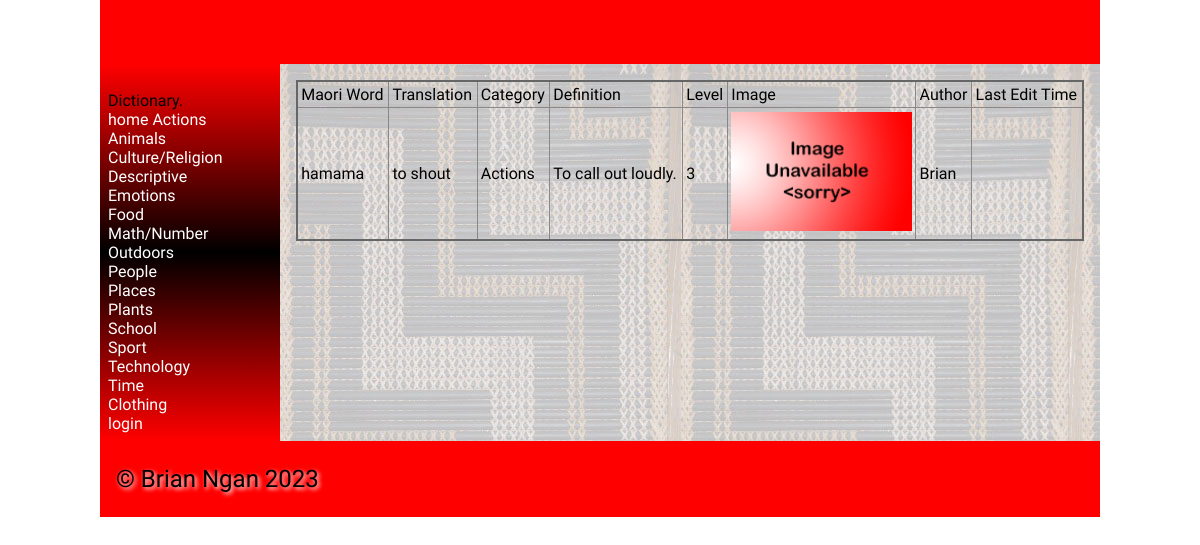
The page /worddisplay/1208 on the database its author committed.
### tables this page shows
CREATE TABLE categories
(
    id       integer
        primary key autoincrement,
    category varchar(30)
);

CREATE TABLE "vocab_list"
(
    id                  integer
        primary key autoincrement,
    maori_word          varchar default 30,
    english_translation varchar default 30,
    category            integer,
    definition          varchar default 500,
    level               integer,
    image               varchar(60),
    author              integer,
    last_edit_time      varchar(50)
);

CREATE TABLE user
(
    id         integer
        primary key autoincrement,
    first_name varchar default 30,
    last_name  varchar default 30,
    email      varchar default 80
        unique,
    password   char    default 60
, user_type integer);

### flaskProject/app.py (the view)
@app.route('/worddisplay/<word_id>')
def render_worddisplay(word_id):
    con = create_connection(DATABASE)
    cur = con.cursor()
    query = "SELECT vocab_list.id, vocab_list.maori_word, vocab_list.english_translation, categories.category, vocab_list.definition, vocab_list.level, vocab_list.image, user.first_name FROM vocab_list INNER JOIN categories ON vocab_list.category=categories.id INNER JOIN user ON vocab_list.author=user.id WHERE vocab_list.id = ?"
    cur.execute(query, (word_id,))
    words_list = cur.fetchall()
    return render_template('worddisplay.html', logged_in=logged_in_checker(), categories=get_all_category(),
                           word=words_list)

### flaskProject/app.py (called while the page is built)
def create_connection(db_file):
    try:
        connection = sqlite3.connect(db_file)
        return connection
    except Error as e:
        print(e)
    return None

def logged_in_checker():
    if session.get('email') is None:
        return None
    elif session.get('user_type') == 1:
        return 0
    elif session.get('user_type') == 2:
        return 1

def get_all_category():
    con = create_connection(DATABASE)
    cur = con.cursor()
    query = "SELECT * FROM categories"
    cur.execute(query, )
    return cur.fetchall()

### flaskProject/templates/worddisplay.html (shortened to what this page needs)
{% extends "base.html" %}
{% block main %}
<table>
        <thead>
            <tr>
                <td>Maori Word</td>
                <td>Translation</td>
                <td>Category</td>
                <td>Definition</td>
                <td>Level</td>
                <td>Image</td>
                <td>Author</td>
                <td>Last Edit Time</td>
            </tr>
        </thead>
        <tbody>
        {% for credential in word %}
            <tr>
                <td>{{ credential[1] }}</td>
                <td>{{ credential[2] }}</td>
                <td>{{ credential[3] }}</td>
                <td>{{ credential[4] }}</td>
                <td>{{ credential[5] }}</td>
                <td><img src="/static/images/{{ credential[6] }}"></td>
                <td>{{ credential[7] }}</td>
            </tr>
        {% endfor %}
        </tbody>
    </table>
{% endblock %}

### flaskProject/templates/base.html (shortened to what this page needs)
<!doctype html>
<html lang="en">
<head>
	<link href="{{ url_for('static', filename='css/style.css') }}" rel="stylesheet">
</head>
<body>
	<div id="container">
		<header>
			<h1>{% block heading %}{% endblock %}</h1>
		</header>
		<nav>
			<div class="container">
				<div class="navbar-brand">Dictionary.</div>
					<div class="navbar-links">
						<a href="/">home</a>
                        {% for category in categories %}
                        <a href="/category/{{ category[0] }}">{{ category[1] }}</a><br>
                        {% endfor %}
						{% if logged_in == None %}
						<a href="/login">login</a>
						{% else %}
						<a href="/login">login</a>
						{%endif%}
					</div>
			</div>
		</nav>
		<main>
            {% block main%}{% endblock %}
        </main>
		<footer>
			<p>
				&copy; Brian Ngan 2023
			</p>
		</footer>
	</div>
</body>
</html>

### flaskProject/static/css/style.css (style rules this page uses)
* { font-family: Comfortaa, sans-serif; margin: 0; padding: 0; box-sizing: border-box; }
#container { display: grid; grid-template-columns: 75px auto; grid-template-areas: 'nav header' 'main main' 'footer footer'; }
header { grid-area: header; background-color: #f00; padding: 1rem; }
nav { grid-area: nav; }
main { grid-area: main; padding: 1rem; background-color: #edd; }
h1, h2, h3, h4 { padding: 1rem 0; font-family: 'Suez One', serif; color: #000; text-shadow: 2px 2px 4px #fff; }
p { padding: 0.5rem 0; }
a { color: #222; }
img { width: 100%; }
table { width: 100%; border: 2px solid #666; border-collapse: collapse; }
th, td { border: 1px solid #888; padding: 0.2rem; text-align: left; }
footer { grid-area: footer; padding: 1rem; background-color: #f00; }
footer p { color: #000; text-shadow: 2px 2px 4px #fff; font-size: 1.5rem; }
@media only screen and (min-width: 768px) { #container { grid-template-columns: 180px auto; grid-template-areas: 'header header' 'nav main' 'footer footer'; } }
@media only screen and (min-width: 768px) { nav { background: linear-gradient(180deg, rgba(255,0,0,1) 0%, rgba(0, 0, 0, 1) 50%, rgba(255,0,0,1) 100%); padding: 0.5rem; } }
@media only screen and (min-width: 768px) { nav a { color: #fff; text-decoration: none; } }
@media only screen and (min-width: 768px) { main { background-image: url('/poutama.jpg'); } }
@media only screen and (min-width: 1000px) { #container { width: 1000px; margin: auto; } }

### rows shown on the page
categories: category "Actions"
categories: category "Animals"
categories: category "Culture/Religion"
categories: category "Descriptive"
categories: category "Emotions"
categories: category "Food"
categories: category "Math/Number"
categories: category "Outdoors"
categories: category "People"
categories: category "Places"
categories: category "Plants"
categories: category "School"
categories: category "Sport"
categories: category "Technology"
categories: category "Time"
categories: category "Clothing"
vocab_list: maori_word "hamama", english_translation "to shout", category "Actions", definition "To call out loudly.", level "3", image (placeholder picture), first_name "Brian"
